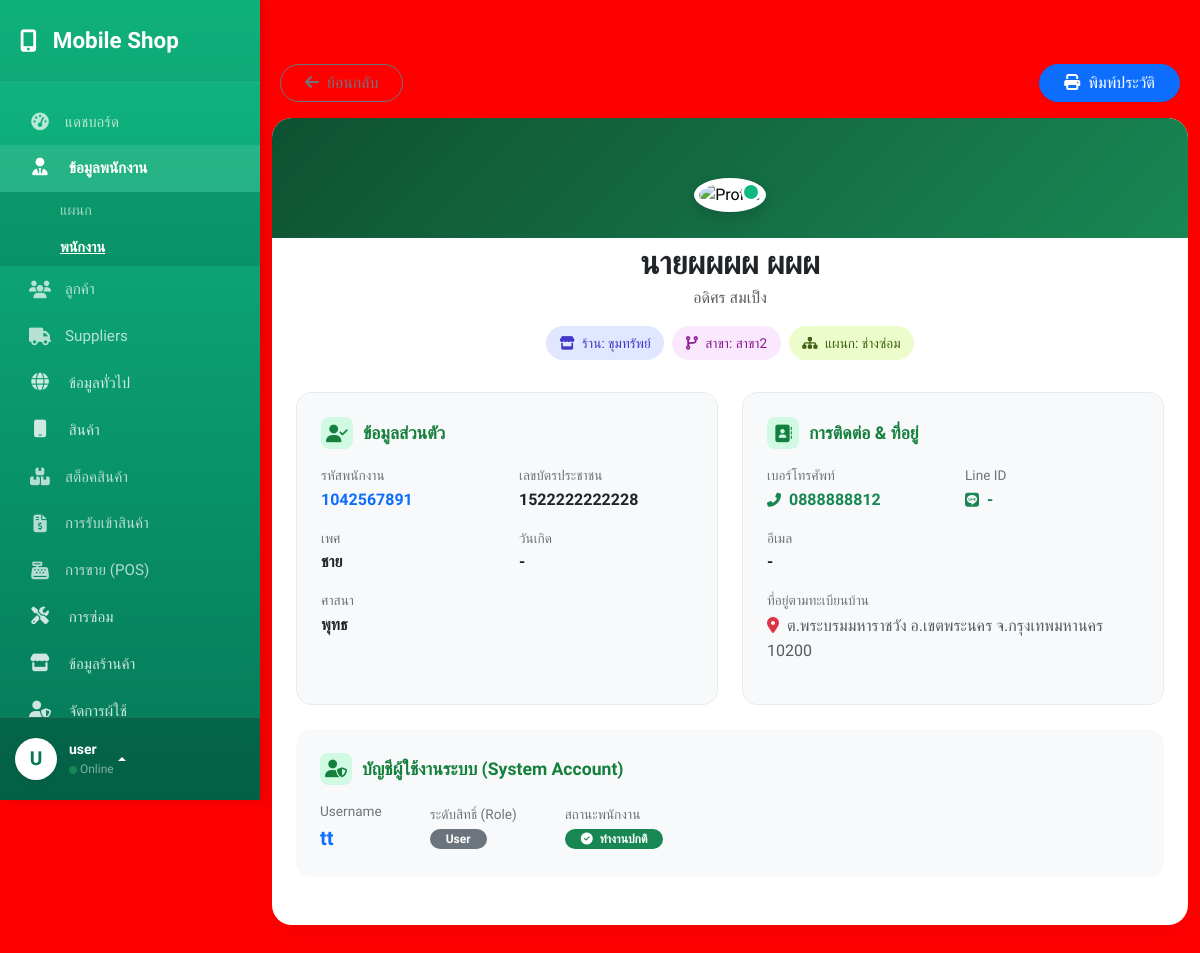
/employee/view_employee.php?id=14 (signed in), run on the app's committed database.
### tables this page shows
CREATE TABLE `employees` (
  `emp_id` int(6) NOT NULL,
  `emp_code` varchar(20) NOT NULL,
  `emp_national_id` varchar(20) NOT NULL,
  `firstname_th` varchar(30) NOT NULL,
  `lastname_th` varchar(30) NOT NULL,
  `firstname_en` varchar(30) DEFAULT NULL,
  `lastname_en` varchar(30) DEFAULT NULL,
  `emp_phone_no` varchar(20) NOT NULL,
  `emp_email` varchar(75) DEFAULT NULL,
  `emp_line_id` varchar(30) DEFAULT NULL,
  `emp_birthday` date DEFAULT NULL,
  `create_at` datetime NOT NULL DEFAULT current_timestamp(),
  `update_at` datetime NOT NULL DEFAULT current_timestamp(),
  `emp_gender` enum('Male','Female') NOT NULL,
  `emp_status` enum('Active','Resigned') NOT NULL,
  `prefixs_prefix_id` int(6) NOT NULL,
  `Addresses_address_id` int(6) NOT NULL,
  `religions_religion_id` int(2) NOT NULL,
  `departments_dept_id` int(11) NOT NULL,
  `branches_branch_id` int(3) NOT NULL,
  `users_user_id` int(6) DEFAULT NULL COMMENT 'FK อ้างอิงตาราง users',
  `emp_image` varchar(255) DEFAULT NULL COMMENT 'ชื่อไฟล์รูปโปรไฟล์'
);

CREATE TABLE `prefixs` (
  `prefix_id` int(6) NOT NULL,
  `prefix_th` varchar(20) NOT NULL,
  `prefix_en` varchar(20) DEFAULT NULL,
  `prefix_th_abbr` varchar(20) DEFAULT NULL,
  `prefix_en_abbr` varchar(20) DEFAULT NULL,
  `shop_info_shop_id` int(3) NOT NULL DEFAULT 0,
  `is_active` tinyint(1) NOT NULL DEFAULT 1 COMMENT 'สถานะ (1=ใช้งาน, 0=ไม่ใช้งาน)'
);

CREATE TABLE `shop_info` (
  `shop_id` int(3) NOT NULL,
  `shop_name` varchar(50) NOT NULL,
  `tax_id` varchar(20) NOT NULL,
  `shop_phone` varchar(20) NOT NULL,
  `shop_email` varchar(50) DEFAULT NULL,
  `logo` varchar(255) DEFAULT NULL,
  `create_at` datetime NOT NULL DEFAULT current_timestamp(),
  `update_at` datetime NOT NULL DEFAULT current_timestamp(),
  `Addresses_address_id` int(6) NOT NULL,
  `shop_app_password` varchar(50) DEFAULT NULL COMMENT 'รหัสผ่านแอปสำหรับส่งอีเมล',
  `promptpay_number` varchar(20) DEFAULT NULL COMMENT 'เบอร์พร้อมเพย์หรือเลขบัญชีสำหรับรับเงิน'
);

CREATE TABLE `branches` (
  `branch_id` int(3) NOT NULL,
  `branch_code` varchar(30) DEFAULT NULL,
  `branch_name` varchar(50) NOT NULL,
  `branch_phone` varchar(20) NOT NULL,
  `create_at` datetime NOT NULL DEFAULT current_timestamp(),
  `update_at` datetime NOT NULL DEFAULT current_timestamp(),
  `Addresses_address_id` int(6) NOT NULL,
  `shop_info_shop_id` int(3) NOT NULL
);

CREATE TABLE `departments` (
  `dept_id` int(4) NOT NULL,
  `shop_info_shop_id` int(3) NOT NULL,
  `branches_branch_id` int(3) NOT NULL DEFAULT 0 COMMENT 'รหัสสาขาที่สังกัด',
  `dept_name` varchar(50) NOT NULL,
  `dept_desc` varchar(100) DEFAULT NULL,
  `create_at` datetime NOT NULL DEFAULT current_timestamp(),
  `update_at` datetime NOT NULL DEFAULT current_timestamp()
);

CREATE TABLE `religions` (
  `religion_id` int(2) NOT NULL,
  `religion_name_th` varchar(30) NOT NULL,
  `religion_name_en` varchar(30) DEFAULT NULL,
  `is_active` tinyint(1) NOT NULL DEFAULT 1 COMMENT 'สถานะ (1=ใช้งาน, 0=ไม่ใช้งาน)',
  `shop_info_shop_id` int(3) NOT NULL DEFAULT 0 COMMENT 'รหัสร้านค้า (0=ส่วนกลาง)'
);

CREATE TABLE `users` (
  `user_id` int(6) NOT NULL,
  `username` varchar(50) NOT NULL,
  `password` varchar(255) NOT NULL,
  `user_status` enum('Active','Inactive') NOT NULL,
  `create_at` datetime NOT NULL DEFAULT current_timestamp(),
  `update_at` datetime NOT NULL DEFAULT current_timestamp()
);

CREATE TABLE `roles` (
  `role_id` int(3) NOT NULL,
  `role_name` varchar(50) NOT NULL,
  `role_desc` varchar(100) DEFAULT NULL,
  `shop_info_shop_id` int(3) NOT NULL DEFAULT 0,
  `create_at` datetime NOT NULL DEFAULT current_timestamp(),
  `update_at` datetime DEFAULT current_timestamp()
);

### employee/view_employee.php (the view, shortened to what this page needs)
<?php
require '../config/config.php';
$emp_id = (int)($_GET['id'] ?? 0);
$sql = "
    SELECT
        e.*,
        p.prefix_th,
        d.dept_name,
        b.branch_name,
        s.shop_name,  /* เพิ่มการดึงชื่อร้านค้า */
        r.religion_name_th,
        a.home_no, a.moo, a.soi, a.road, a.village,
        sd.subdistrict_name_th, sd.zip_code,
        dist.district_name_th,
        prov.province_name_th,
        u.username, u.user_status,
        ro.role_name
    FROM employees e
    LEFT JOIN prefixs p ON e.prefixs_prefix_id = p.prefix_id
    LEFT JOIN departments d ON e.departments_dept_id = d.dept_id
    LEFT JOIN branches b ON e.branches_branch_id = b.branch_id
    LEFT JOIN shop_info s ON b.shop_info_shop_id = s.shop_id /* เชื่อมโยงไปหาร้านค้าผ่านสาขา */
    LEFT JOIN religions r ON e.religions_religion_id = r.religion_id
    LEFT JOIN addresses a ON e.Addresses_address_id = a.address_id
    LEFT JOIN users u ON e.users_user_id = u.user_id
    LEFT JOIN user_roles ur ON u.user_id = ur.users_user_id
    LEFT JOIN roles ro ON ur.roles_role_id = ro.role_id
    LEFT JOIN subdistricts sd ON a.subdistricts_subdistrict_id = sd.subdistrict_id
    LEFT JOIN districts dist ON sd.districts_district_id = dist.district_id
    LEFT JOIN provinces prov ON dist.provinces_province_id = prov.province_id
    WHERE e.emp_id = ?
";
$stmt = $conn->prepare($sql);
$stmt->bind_param("i", $emp_id);
$stmt->execute();
$result = $stmt->get_result();
$emp = $result->fetch_assoc();
$address_parts = [];
if (!empty($emp['subdistrict_name_th'])) $address_parts[] = "ต." . htmlspecialchars($emp['subdistrict_name_th']);
if (!empty($emp['district_name_th'])) $address_parts[] = "อ." . htmlspecialchars($emp['district_name_th']);
if (!empty($emp['province_name_th'])) $address_parts[] = "จ." . htmlspecialchars($emp['province_name_th']);
if (!empty($emp['zip_code'])) $address_parts[] = htmlspecialchars($emp['zip_code']);
$full_address = implode(" ", $address_parts);
?>
<!DOCTYPE html>
<html lang="th">
<head>
    <link href="https://cdn.jsdelivr.net/npm/bootstrap@5.3.3/dist/css/bootstrap.min.css" rel="stylesheet">
    <link href="https://cdnjs.cloudflare.com/ajax/libs/font-awesome/6.4.0/css/all.min.css" rel="stylesheet">
</head>
<body>
    <div class="d-flex" id="wrapper">
        <?php include '../global/sidebar.php'; ?>
        <div class="main-content w-100">
            <div class="container-fluid py-4">
                <div class="view-container">
                    <div class="d-flex justify-content-between align-items-center mb-3 px-2">
                        <a href="employee.php" class="btn btn-outline-secondary rounded-pill px-4">
                            <i class="fas fa-arrow-left me-2"></i>ย้อนกลับ
                        </a>
                        <a href="print_employee.php?id=<?= $emp['emp_id'] ?>" class="btn btn-primary rounded-pill px-4 shadow-sm" target="_blank">
                            <i class="fas fa-print me-2"></i>พิมพ์ประวัติ
                        </a>
                    </div>
                    <div class="main-card">
                        <div class="profile-section">
                            <div class="profile-img-container mb-3">
                                <?php if (!empty($emp['emp_image'])): ?>
                                    <img src="../uploads/employees/<?= htmlspecialchars($emp['emp_image']) ?>" alt="Profile" class="profile-image-lg">
                                <?php else: ?>
                                    <img src="../assets/img/default-avatar.png" alt="Profile" class="profile-image-lg">
                                <?php endif; ?>
                                <div class="status-pill <?= ($emp['emp_status'] == 'Active') ? 'status-online' : 'status-offline' ?>"
                                     title="<?= htmlspecialchars($emp['emp_status']) ?>"></div>
                            </div>
                            <h2 class="mt-3 fw-bold text-dark mb-1">
                                <?= htmlspecialchars($emp['prefix_th'] . $emp['firstname_th'] . ' ' . $emp['lastname_th']) ?>
                            </h2>
                            <p class="text-muted mb-3"><?= htmlspecialchars($emp['firstname_en'] . ' ' . $emp['lastname_en']) ?></p>
                            <div class="d-flex justify-content-center flex-wrap gap-2">
                                <span class="badge-custom badge-shop">
                                    <i class="fas fa-store me-1"></i> ร้าน: <?= htmlspecialchars($emp['shop_name'] ?? 'ส่วนกลาง/ไม่ระบุ') ?>
                                </span>
                                <span class="badge-custom badge-branch">
                                    <i class="fas fa-code-branch me-1"></i> สาขา: <?= htmlspecialchars($emp['branch_name'] ?? '-') ?>
                                </span>
                                <span class="badge-custom badge-dept">
                                    <i class="fas fa-sitemap me-1"></i> แผนก: <?= htmlspecialchars($emp['dept_name'] ?? '-') ?>
                                </span>
                            </div>
                        </div>
                        <div class="card-body px-4 pb-5">
                            <div class="row g-4">
                                <div class="col-lg-6">
                                    <div class="info-card">
                                        <div class="section-header">
                                            <i class="fas fa-user-check"></i> ข้อมูลส่วนตัว
                                        </div>
                                        <div class="row">
                                            <div class="col-sm-6">
                                                <div class="data-label">รหัสพนักงาน</div>
                                                <div class="data-value text-primary"><?= htmlspecialchars($emp['emp_code']) ?></div>
                                            </div>
                                            <div class="col-sm-6">
                                                <div class="data-label">เลขบัตรประชาชน</div>
                                                <div class="data-value"><?= htmlspecialchars($emp['emp_national_id']) ?></div>
                                            </div>
                                            <div class="col-sm-6">
                                                <div class="data-label">เพศ</div>
                                                <div class="data-value"><?= $emp['emp_gender'] == 'Male' ? 'ชาย' : ($emp['emp_gender'] == 'Female' ? 'หญิง' : 'LGBTQ+') ?></div>
                                            </div>
                                            <div class="col-sm-6">
                                                <div class="data-label">วันเกิด</div>
                                                <div class="data-value">
                                                    <?= $emp['emp_birthday'] ? date('d/m/Y', strtotime($emp['emp_birthday'])) : '-' ?>
                                                </div>
                                            </div>
                                            <div class="col-sm-6">
                                                <div class="data-label">ศาสนา</div>
                                                <div class="data-value"><?= htmlspecialchars($emp['religion_name_th'] ?? '-') ?></div>
                                            </div>
                                        </div>
                                    </div>
                                </div>
                                <div class="col-lg-6">
                                    <div class="info-card">
                                        <div class="section-header">
                                            <i class="fas fa-address-book"></i> การติดต่อ & ที่อยู่
                                        </div>
                                        <div class="row">
                                            <div class="col-sm-6">
                                                <div class="data-label">เบอร์โทรศัพท์</div>
                                                <div class="data-value text-success"><i class="fas fa-phone-alt me-1 small"></i> <?= htmlspecialchars($emp['emp_phone_no']) ?></div>
                                            </div>
                                            <div class="col-sm-6">
                                                <div class="data-label">Line ID</div>
                                                <div class="data-value text-success"><i class="fab fa-line me-1 small"></i> <?= htmlspecialchars($emp['emp_line_id'] ?: '-') ?></div>
                                            </div>
                                            <div class="col-12">
                                                <div class="data-label">อีเมล</div>
                                                <div class="data-value"><?= htmlspecialchars($emp['emp_email'] ?: '-') ?></div>
                                            </div>
                                            <div class="col-12">
                                                <div class="data-label">ที่อยู่ตามทะเบียนบ้าน</div>
                                                <div class="data-value text-muted fw-normal" style="line-height: 1.6;">
                                                    <i class="fas fa-map-marker-alt text-danger me-1"></i>
                                                    <?= !empty($full_address) ? $full_address : 'ไม่ได้ระบุข้อมูล' ?>
                                                </div>
                                            </div>
                                        </div>
                                    </div>
                                </div>
                                <div class="col-12">
                                    <div class="info-card border-0 bg-light">
                                        <div class="section-header mb-3">
                                            <i class="fas fa-user-shield"></i> บัญชีผู้ใช้งานระบบ (System Account)
                                        </div>
                                        <div class="d-flex flex-wrap gap-5 align-items-center">
                                            <div>
                                                <div class="data-label">Username</div>
                                                <div class="data-value mb-0 text-primary fw-bold fs-5"><?= htmlspecialchars($emp['username'] ?? '-') ?></div>
                                            </div>
                                            <div>
                                                <div class="data-label">ระดับสิทธิ์ (Role)</div>
                                                <div class="data-value mb-0">
                                                    <span class="badge bg-secondary rounded-pill px-3">
                                                        <?= htmlspecialchars($emp['role_name'] ?? 'User') ?>
                                                    </span>
                                                </div>
                                            </div>
                                            <div>
                                                <div class="data-label">สถานะพนักงาน</div>
                                                <div class="data-value mb-0">
                                                    <?php if ($emp['emp_status'] == 'Active'): ?>
                                                        <span class="badge bg-success rounded-pill px-3"><i class="fas fa-check-circle me-1"></i> ทำงานปกติ</span>
                                                    <?php else: ?>
                                                        <span class="badge bg-danger rounded-pill px-3"><i class="fas fa-times-circle me-1"></i> <?= htmlspecialchars($emp['emp_status']) ?></span>
                                                    <?php endif; ?>
                                                </div>
                                            </div>
                                        </div>
                                    </div>
                                </div>
                            </div>
                        </div> </div>
                </div>
            </div>
        </div>
    </div>
</body>
</html>

### data on the page
employees: firstname_th+lastname_th "นายผผผผ ผผผ", firstname_en+lastname_en "อดิศร สมเป็ง", shop_info.shop_name "ขุมทรัพย์", branches.branch_name "สาขา2", departments.dept_name "ช่างซ่อม", emp_code "1042567891", emp_national "1522222222228", religions.religion_name_th "พุทธ", emp_phone_no "0888888812", emp_line "-", emp_email "-", users.username "tt", roles.role_name "User"

### other printed values
$user_avatar_char "U"
$sidebar_username "user"
$full_address "ต.พระบรมมหาราชวัง อ.เขตพระนคร จ.กรุงเทพมหานคร 10200"
